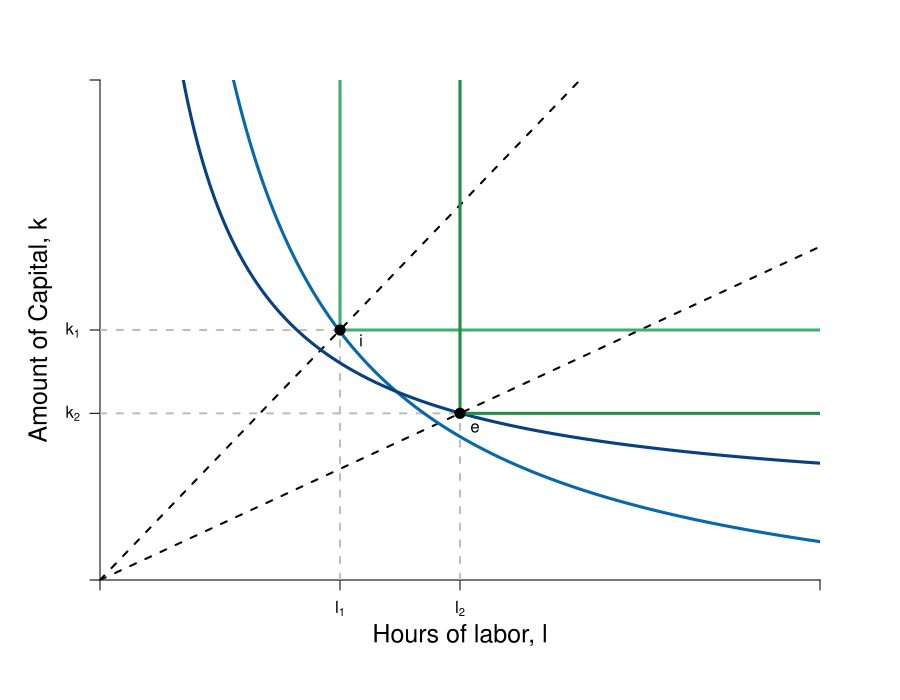

Source code (R):
#Graph Designer: Simon Halliday / Scott Cohn
#Authors: Bowles and Halliday
#Title: Coordination, Conflict and Competition: A Text in Microeconomics

pdf(file = "firmmarketsupply/cap_intens_CD_L_b.pdf", width = 9, height = 7)

#Set parameters for graphics
axislabelsize <- 1.5
labelsize <- 1.2
graphlinewidth <- 3
segmentlinewidth <- 2

COL <- c("#7fc97f", "#beaed4", "#fdc086", "#ffff99", "#386cb0", "#f0027f", "#bf5b17", "#666666")
COLA <- c("#e0f3db", "#99d8c9","#66c2a4","#41ae76", "#238b45", "#005824")
COLB <- c("#c6dbef", "#4eb3d3", "#2b8cbe", "#0868ac","#084081")

par(mar =  c(6, 5, 4, 4))

isoquant <- function(l, alpha = 0.5, x = 5, A = 1, h = 1.6) {
  (x / (A*l^alpha))^(1/(1 - alpha)) - h
}

xlims <- c(0, 12)
ylims <- c(0, 12)

npts <- 501 


plot(0, 0, xlim = xlims, ylim = ylims, type = "n",
     xlab = expression(paste("")),
     ylab = expression(paste("")), 
     xaxt = "n", 
     yaxt = "n", 
     cex.lab = axislabelsize, 
     bty = "n",
     xaxs="i", 
     yaxs="i")

ticksy <- c(0, 4, 6, ylims[2])
ylabels <- c(NA, expression(paste(k[2])), expression(paste(k[1])), NA)
ticksx <- c(0, 4, 6, xlims[2])
xlabels <- c(NA, expression(paste(l[1])), expression(paste(l[2])), NA)

axis(1, at = ticksx, pos = 0, labels = xlabels)
axis(2, at = ticksy, pos = 0, labels = ylabels, las = 1)

npts <- 500 
xx1 <- seq(xlims[1], xlims[2], length.out = npts)

mtext(expression(paste("Hours of labor, ", l)), side=1, line = 2.5, cex = axislabelsize)
text(-1, 0.5*ylims[2], expression(paste("Amount of Capital, ", k)), xpd = TRUE, cex = axislabelsize, srt = 90) 

# Dash diagonals
segments(0, 0, 18, ylims[2], lty = 2, col = "black", lwd = segmentlinewidth)
segments(0, 0, 8, ylims[2], lty = 2, col = "black", lwd = segmentlinewidth)

# Grey segments
segments(6, 0, 6, 4, lty = 2, col = "grey", lwd = segmentlinewidth)
segments(0, 4, 6, 4, lty = 2, col = "grey", lwd = segmentlinewidth)

segments(4, 0, 4, 6, lty = 2, col = "grey", lwd = segmentlinewidth)
segments(0, 6, 4, 6, lty = 2, col = "grey", lwd = segmentlinewidth)

# Isoquant
lines(xx1, isoquant(xx1, x = 11, alpha = 0.5, A = 2, h = 1.6), col = COLB[4], lwd = graphlinewidth)
lines(xx1, isoquant(xx1, x = 7.6, alpha = 0.5, A = 2, h = -1.6), col = COLB[5], lwd = graphlinewidth)

# Leontief
segments(4, 6, xlims[2], 6, lty = 1, col = COLA[4], lwd = graphlinewidth)
segments(4, 6, 4, ylims[2], lty = 1, col = COLA[4],  lwd = graphlinewidth)

segments(6, 4, xlims[2], 4, lty = 1, col = COLA[5], lwd = graphlinewidth)
segments(6, 4, 6, ylims[2], lty = 1, col = COLA[5],  lwd = graphlinewidth)

# Points
points(4, 6, pch = 16, col = "black", cex = 1.5)
text(4.35, 5.75, expression(i))

points(6, 4, pch = 16, col = "black", cex = 1.5)
text(6.25, 3.65, expression(e))

dev.off()
